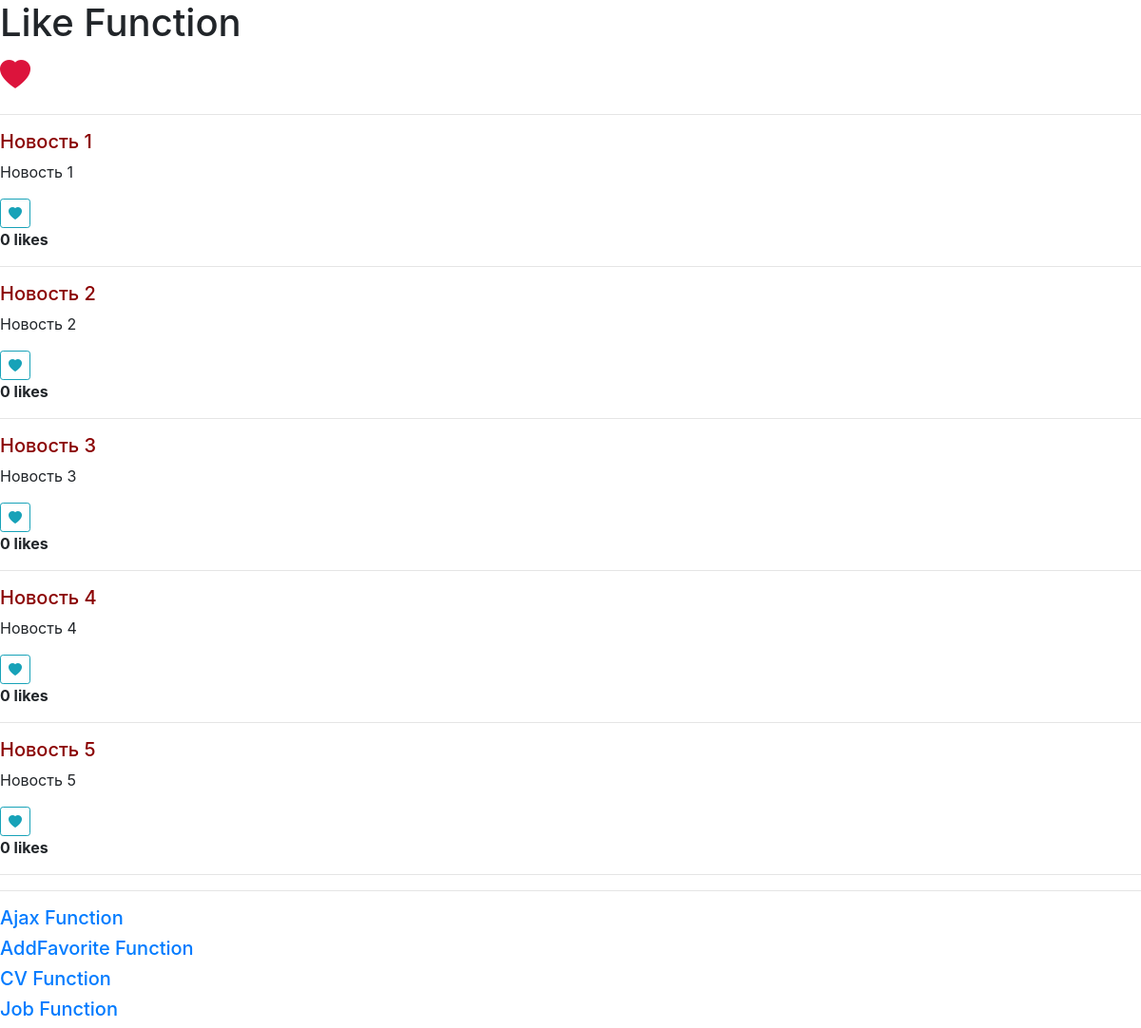
Page /like/ on the committed database.
### like_app/models.py (models this page shows, shortened)
class Post(models.Model):
    title = models.CharField(max_length=200, verbose_name='Заголовок')
    body = models.TextField()
    liked = models.ManyToManyField(User, default=None, blank=True, related_name='liked', verbose_name='Избранное (опция)')
    created_at = models.DateTimeField(auto_now_add=True)
    author = models.ForeignKey(User, on_delete=models.CASCADE, related_name='author', verbose_name='Автор  ')
    class Meta:
        verbose_name = 'Статья'
        verbose_name_plural = 'Статьи'
        ordering = ['title', 'author', '-created_at']

### like_app/views.py (the view)
# urls.py: path('', index_view, name='index'),
def index_view(request):
    posts = Post.objects.all()
    user = request.user
    context = {
        "posts": posts,
        "user": user
    }
    return render(request, 'like_app/index.html', context)

### like_app/templates/like_app/index.html (shortened to what this page needs)
<!DOCTYPE html>
{% load static %}
<html lang="en">
<head>
  <link rel="stylesheet" href="https://maxcdn.bootstrapcdn.com/bootstrap/4.0.0/css/bootstrap.min.css"
>
  <link rel="stylesheet" href="https://cdn.jsdelivr.net/npm/bootstrap-icons@1.4.1/font/bootstrap-icons.css">
</head>
<body>
<h1>Like Function</h1>
<i class="bi bi-heart-fill" style="font-size: 2rem; color: crimson;"></i>
<hr>
<div class="add-remove-bookmark">
  {% include 'like_app/includes/inc_favorits.html' %}
</div>
<hr>
<a href="{% url 'ajax_app:index' %}"><h5>Ajax Function</h5></a>
<a href="{% url 'mainapp:index' %}"><h5>AddFavorite Function</h5></a>
<a href="{% url 'cv_app:index' %}"><h5>CV Function</h5></a>
<a href="{% url 'job_app:index' %}"><h5>Job Function</h5></a>
<link rel="stylesheet" href="https://cdn.jsdelivr.net/npm/bootstrap@4.5.3/dist/css/bootstrap.min.css"
>
</body>
</html>

### like_app/templates/like_app/includes/inc_favorits.html (shortened to what this page needs)
<div class="like_list">
  {% for post in posts %}
    <h5 style="color: darkred">{{ post.title }}</h5>
    <p>{{ post.body }}</p>
    <form action="{% url 'like:like-post' %}" method="POST">
      {% if user not in post.liked.all %}
        <button type="submit" class="btn btn-sm btn-outline-info"><i class="bi bi-heart-fill"></i></button>
      {% else %}
        <button type="submit" class="btn btn-sm btn-info"><i class="bi bi-heart-fill"></i></button>
      {% endif %}
    </form>
    <strong>{{ post.liked.all.count }} likes</strong>
    <hr>
  {% endfor %}
</div>

### rows in the picture
Post: title "Новость 1", body "Новость 1", liked.all.count "0"
Post: title "Новость 2", body "Новость 2", liked.all.count "0"
Post: title "Новость 3", body "Новость 3", liked.all.count "0"
Post: title "Новость 4", body "Новость 4", liked.all.count "0"
Post: title "Новость 5", body "Новость 5", liked.all.count "0"
